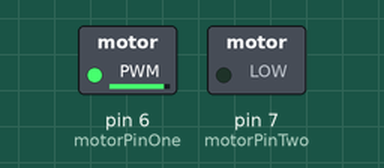
Simulated run of this sketch. Board: Arduino Uno, built with avr-gcc and run on an emulated ATmega328P. On the bench: switched loads named in the sketch (green lamp = pin HIGH).

Above: at 0.05 s.
At 4.05 s:
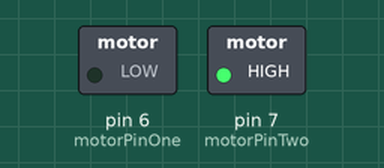
At 8.0 s:
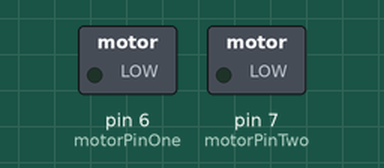
Timing chart, 0 to 10.4 s (numbered marks = the images above):
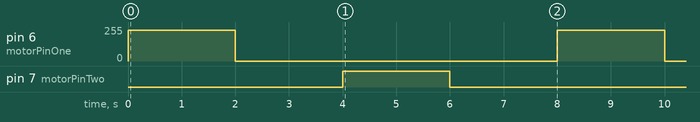

Measured:
- by itself, pin 6 (motorPinOne): alternates 230/255 for 2.0 s and 0/255 for 6.0 s
- by itself, pin 7 (motorPinTwo): alternates HIGH for 2.0 s and LOW for 6.0 s

The sketch:

dc_motor.ino
```cpp
//указываем пины, отвечающие за управление портом M1
const int motorPinOne = 6;
const int motorPinTwo = 7;
void setup() {
//конфигурируем пины порта М1 на вывод сигнала
pinMode(6, OUTPUT);
pinMode(7, OUTPUT);
}
void loop() {
//устанавливаем различные уровни на пинах порта -
//мотор начинает вращение
analogWrite (motorPinOne, 230);
digitalWrite (motorPinTwo, LOW);
//ждём 2 секунды
delay(2000);

//устанавливаем одинаковые уровни на пинах порта -
//мотор останавливается
digitalWrite (motorPinOne, LOW);
digitalWrite (motorPinTwo, LOW);
//ждём 2 секунды
delay(2000);

digitalWrite (motorPinOne, LOW);
analogWrite (motorPinTwo, 230);
//ждём 2 секунды
delay(2000);

//устанавливаем одинаковые уровни на пинах порта -
//мотор останавливается
digitalWrite (motorPinOne, LOW);
digitalWrite (motorPinTwo, LOW);
//ждём 2 секунды
delay(2000);

}
```
